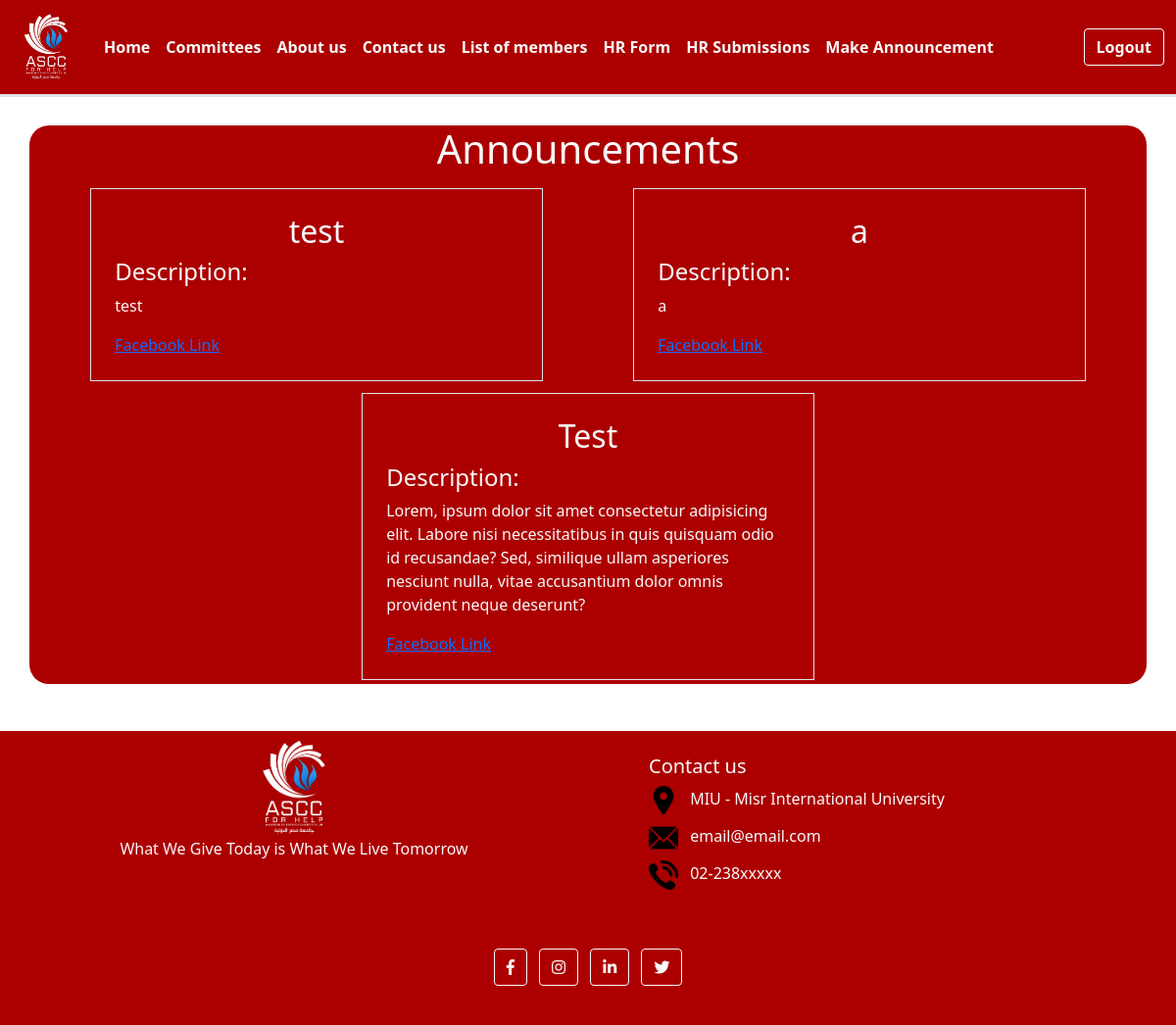
Screenshot of /announcements (signed in) with the database file from the repository.
### Asec/models.py (models this page shows, shortened)
class announcements(models.Model):
    name= models.CharField(max_length=50)
    description = models.CharField(max_length=255)
    facebookLink=models.CharField(max_length=150)

### Asec/views.py (the view)
# urls.py: path("announcements", views.events, name="announcements"),
def events(request):
    if request.method == 'GET':
        return render(request,"Announcements/announcements.html",{"announcements": announcements.objects.all()})

### Asec/Templates/Announcements/announcements.html (shortened to what this page needs)
{% extends "General/layout.html" %}
{% block content %}
<div
	class="container my-5 text-light"
	style="background-color: rgb(172, 0, 0); border-radius: 20px"
>
	<h1 class="text-center">Announcements</h1>
	{% for announcement in announcements %}
      {% if forloop.counter0|divisibleby:2 %}
        <div class="row justify-content-around m-1 h-auto" >
            <div class="col-lg-5 border mt-2 p-4 text-light">
              	<h2 class="text-center">{{announcement.name}}</h2>
				<h4>Description:</h4>
			  	<p>{{announcement.description}}</p>
				<a href="{{announcement.facebookLink}}">Facebook Link</a>
            </div>
      {%else%}
	  <div class="col-lg-5 border mt-2 p-4 text-light">
		<h2 class="text-center">{{announcement.name}}</h2>
		<h4>Description:</h4>
		<p>{{announcement.description}}</p>
		<a href="{{announcement.facebookLink}}">Facebook Link</a>
	  </div>
	</div>
      {% endif %}
	  {% with i=announcements.count%}
		{% if forloop.counter0 == i|add:"-1"%}
			{% if forloop.counter0|divisibleby:2 %}
				</div>
			{% endif %}
		{% endif %}
	  {% endwith %}
    {% endfor%}
</div>
{% endblock %}

### Asec/static/styles/general.css (style rules this page uses)
body { margin: 0; padding-top: 80px; background-color: rgb(250, 250, 250); }

### rows the page displays
announcements: name "test", description "test"
announcements: name "a", description "a"
announcements: name "Test", description "Lorem, ipsum dolor sit amet consectetur adipisicing elit. Labore nisi necessitatibus in quis quisquam odio id recusandae? Sed, similique ullam asperiores nesciunt nulla, vitae accusantium dolor omnis provident neque deserunt?"
